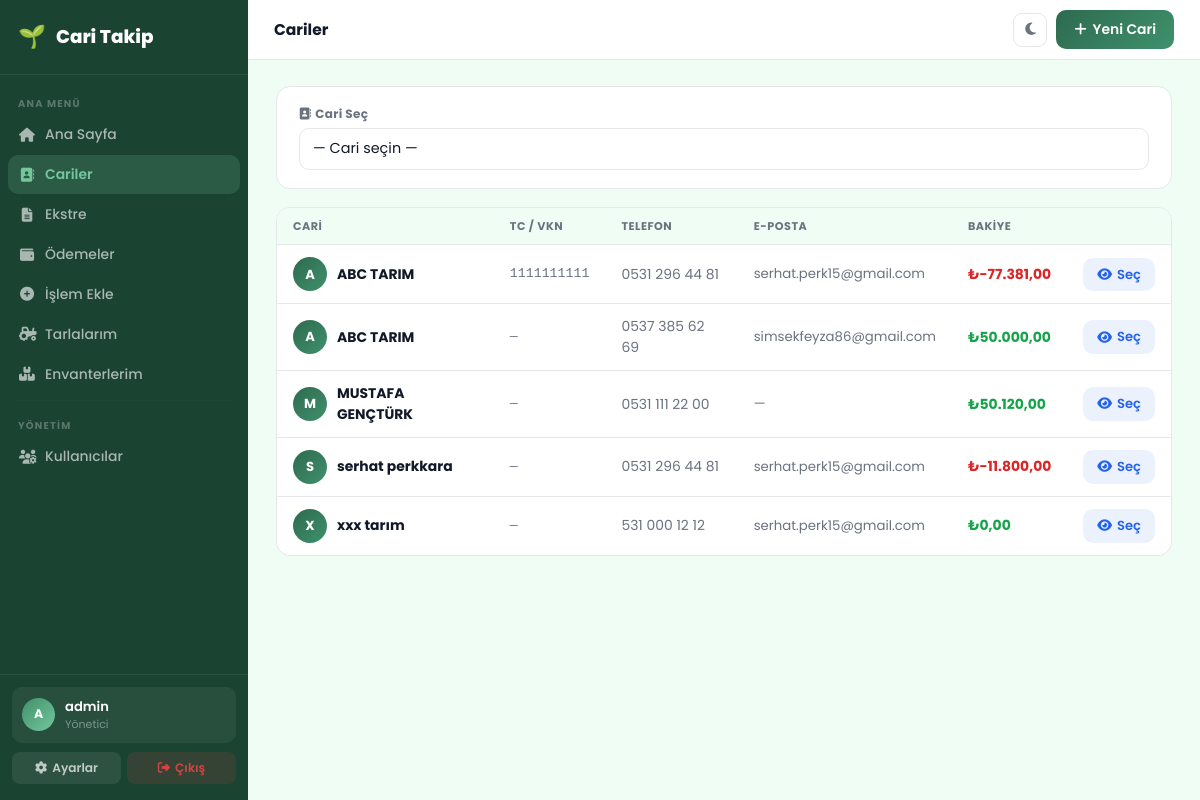
The page /customers/ (signed in) on the database its author committed.
### customers/models.py (models this page shows, shortened)
class Customer(models.Model):
    user = models.ForeignKey(User, on_delete=models.CASCADE, related_name='customers')
    name = models.CharField(max_length=100)
    tc_vkn = models.CharField(max_length=20, blank=True, verbose_name='TC / VKN')
    address = models.TextField(blank=True)
    phone = models.CharField(max_length=20, blank=True)
    email = models.EmailField(blank=True)
    balance = models.DecimalField(max_digits=10, decimal_places=2, default=0)

### customers/views.py (the view, shortened to what this page needs)
# urls.py: path('', views.customer_list, name='customer_list'),
@login_required
def customer_list(request):
    if request.user.is_staff:
        customers = Customer.objects.all().order_by('name')
    else:
        customers = Customer.objects.filter(user=request.user).order_by('name')
    selected_customer = None
    customer_id = request.GET.get('customer')
    return render(request, 'customers/customer_list.html', {
        'customers': customers,
        'selected_customer': selected_customer,
    })

### dashboard/templatetags/numformat.py (called while the page is built)
@register.filter
def tr_num(value):
    try:
        if value is None:
            return '—'
        num = float(value)
        negative = num < 0
        formatted = f"{abs(num):,.2f}"
        result = formatted.replace(',', 'X').replace('.', ',').replace('X', '.')
        return ('-' if negative else '') + result
    except (ValueError, TypeError):
        return value

### customers/templates/customers/customer_list.html (shortened to what this page needs)
{% extends 'dashboard/base.html' %}
{% block page_title %}Cariler{% endblock %}
{% block topbar_right %}
<a href="{% url 'customer_create' %}" class="btn-g"><i class="fas fa-plus"></i> Yeni Cari</a>
{% endblock %}
{% block content %}
<div class="cari-filter">
    <div class="cari-filter-group">
        <label><i class="fas fa-address-book me-1"></i>Cari Seç</label>
        <select class="form-select" id="customerSelect" onchange="applyFilter()">
            <option value="">— Cari seçin —</option>
        </select>
    </div>
</div>
{% if selected_customer %}
<div class="cari-panel">
    <div class="cari-panel-header">
        <div class="cari-big-avatar">{{ selected_customer.name|first|upper }}</div>
        <div>
            <div class="cari-panel-name">{{ selected_customer.name }}</div>
            <div class="cari-panel-sub">
                {% if selected_customer.tc_vkn %}TC / VKN: {{ selected_customer.tc_vkn }}{% else %}TC / VKN girilmemiş{% endif %}
            </div>
        </div>
        <div class="cari-panel-actions">
            <a href="{% url 'customer_edit' selected_customer.pk %}" class="btn-o" style="padding:8px 14px;font-size:.84rem;">
                <i class="fas fa-edit"></i> Düzenle
            </a>
            <a href="{% url 'statement' %}?customer={{ selected_customer.id }}" class="btn-g" style="padding:8px 14px;font-size:.84rem;">
                <i class="fas fa-file-alt"></i> Ekstre
            </a>
            <button class="btn-danger-soft" style="padding:8px 14px;font-size:.84rem;"
                onclick="confirmDelete('{% url 'customer_delete' selected_customer.pk %}', '{{ selected_customer.name }} adlı cari ve tüm ilişkili kayıtlar silinecek.')">
                <i class="fas fa-trash-alt"></i> Sil
            </button>
        </div>
    </div>
    <div class="info-grid-4">
        <div class="info-cell">
            <div class="info-cell-label"><i class="fas fa-phone me-1"></i>Telefon</div>
            <div class="info-cell-val {% if not selected_customer.phone %}muted{% endif %}">
                {{ selected_customer.phone|default:'—' }}
            </div>
        </div>
        <div class="info-cell">
            <div class="info-cell-label"><i class="fas fa-envelope me-1"></i>E-posta</div>
            <div class="info-cell-val {% if not selected_customer.email %}muted{% endif %}">
                {{ selected_customer.email|default:'—' }}
            </div>
        </div>
        <div class="info-cell">
            <div class="info-cell-label"><i class="fas fa-map-marker-alt me-1"></i>Adres</div>
            <div class="info-cell-val {% if not selected_customer.address %}muted{% endif %}">
                {{ selected_customer.address|default:'—' }}
            </div>
        </div>
        <div class="info-cell">
            <div class="info-cell-label"><i class="fas fa-wallet me-1"></i>Bakiye</div>
            <div>
                {% if selected_customer.balance >= 0 %}
                    <span class="bal-pos">₺{{ selected_customer.balance|tr_num }}</span>
                {% else %}
                    <span class="bal-neg">₺{{ selected_customer.balance|tr_num }}</span>
                {% endif %}
            </div>
        </div>
    </div>
</div>
{% else %}
<div class="surface">
    <div style="overflow-x:auto;">
        <table class="dt">
            <thead>
                <tr>
                    <th>Cari</th>
                    <th>TC / VKN</th>
                    <th>Telefon</th>
                    <th>E-posta</th>
                    <th>Bakiye</th>
                    <th></th>
                </tr>
            </thead>
            <tbody>
                {% for c in customers %}
                <tr style="cursor:pointer;" onclick="selectCustomer('{{ c.id }}')">
                    <td>
                        <div class="cari-row">
                            <div class="cari-avatar">{{ c.name|first|upper }}</div>
                            <strong>{{ c.name }}</strong>
                        </div>
                    </td>
                    <td style="color:var(--sub);font-size:.83rem;font-family:monospace;">{{ c.tc_vkn|default:'—' }}</td>
                    <td style="color:var(--sub);">{{ c.phone|default:'—' }}</td>
                    <td style="color:var(--sub);font-size:.83rem;">{{ c.email|default:'—' }}</td>
                    <td>
                        {% if c.balance >= 0 %}
                            <span style="color:#16a34a;font-weight:700;">₺{{ c.balance|tr_num }}</span>
                        {% else %}
                            <span style="color:#dc2626;font-weight:700;">₺{{ c.balance|tr_num }}</span>
                        {% endif %}
                    </td>
                    <td>
                        <button class="btn-info-soft" onclick="event.stopPropagation(); selectCustomer('{{ c.id }}')">
                            <i class="fas fa-eye"></i> Seç
                        </button>
                    </td>
                </tr>
                {% endfor %}
            </tbody>
        </table>
    </div>
</div>
{% endif %}
{% endblock %}

### dashboard/templates/dashboard/base.html (shortened to what this page needs)
<!DOCTYPE html>
<html lang="tr" data-theme="light">
<head>
    <link href="https://cdn.jsdelivr.net/npm/bootstrap@5.3.0/dist/css/bootstrap.min.css" rel="stylesheet">
    <link href="https://cdnjs.cloudflare.com/ajax/libs/font-awesome/6.4.0/css/all.min.css" rel="stylesheet">
</head>
<body>
{% with cur=request.resolver_match.url_name %}
<aside class="sidebar" id="sidebar">
    <a class="sb-brand" href="{% url 'dashboard' %}">
        <span class="emoji">🌱</span> Cari Takip
    </a>
    <nav class="sb-nav">
        <div class="sb-section">Ana Menü</div>
        <a href="{% url 'dashboard' %}" class="sb-item {% if cur == 'dashboard' %}active{% endif %}">
            <i class="fas fa-home"></i> Ana Sayfa
        </a>
        <a href="{% url 'customer_list' %}" class="sb-item {% if cur == 'customer_list' or cur == 'customer_detail' or cur == 'customer_create' %}active{% endif %}">
            <i class="fas fa-address-book"></i> Cariler
        </a>
        <a href="{% url 'statement' %}" class="sb-item {% if cur == 'statement' %}active{% endif %}">
            <i class="fas fa-file-alt"></i> Ekstre
        </a>
        <a href="{% url 'payments' %}" class="sb-item {% if cur == 'payments' or cur == 'payment_create' %}active{% endif %}">
            <i class="fas fa-wallet"></i> Ödemeler
        </a>
        <a href="{% url 'transaction_create' %}" class="sb-item {% if cur == 'transaction_create' %}active{% endif %}">
            <i class="fas fa-plus-circle"></i> İşlem Ekle
        </a>
        <a href="{% url 'field_list' %}" class="sb-item {% if cur == 'field_list' or cur == 'field_detail' or cur == 'field_create' or cur == 'field_edit' %}active{% endif %}">
            <i class="fas fa-tractor"></i> Tarlalarım
        </a>
        <a href="{% url 'inventory_list' %}" class="sb-item {% if cur == 'inventory_list' or cur == 'inventory_create' or cur == 'inventory_edit' %}active{% endif %}">
            <i class="fas fa-boxes"></i> Envanterlerim
        </a>
        {% if request.user.is_staff %}
        <hr class="sb-divider">
        <div class="sb-section">Yönetim</div>
        <a href="{% url 'user_list' %}" class="sb-item {% if cur == 'user_list' %}active{% endif %}">
            <i class="fas fa-users-cog"></i> Kullanıcılar
        </a>
        {% endif %}
    </nav>
    <div class="sb-footer">
        <div class="sb-user">
            <div class="sb-avatar">{{ request.user.username|first|upper }}</div>
            <div>
                <div class="sb-uname">{{ request.user.username }}</div>
                <div class="sb-urole">{% if request.user.is_staff %}Yönetici{% else %}Kullanıcı{% endif %}</div>
            </div>
        </div>
        <div class="sb-actions">
            <a href="{% url 'account_delete' %}" class="sb-abtn sb-settings"><i class="fas fa-cog"></i> Ayarlar</a>
            <a href="{% url 'logout' %}" class="sb-abtn sb-logout"><i class="fas fa-sign-out-alt"></i> Çıkış</a>
        </div>
    </div>
</aside>
<div class="app">
    <header class="topbar">
        <div class="topbar-l">
            <span class="page-title">{% block page_title %}{% endblock %}</span>
        </div>
        <div class="topbar-r">
            <button class="icon-btn" id="themeBtn" onclick="toggleTheme()" title="Tema Değiştir">
                <i class="fas fa-moon"></i>
            </button>
            {% block topbar_right %}{% endblock %}
        </div>
    </header>
    <div class="page-body">
        {% block content %}{% endblock %}
    </div>
</div>
{% endwith %}
</body>
</html>

### customers/templates/customers/customer_list.html (style rules this page uses)
.cari-filter { background: var(--surface); border: 1px solid var(--border); border-radius: var(--radius); padding: 18px 22px; margin-bottom: 18px; display: flex; align-items: flex-end; gap: 12px; flex-wrap: wrap; }
.cari-filter-group { display: flex; flex-direction: column; gap: 5px; flex: 1; min-width: 200px; }
.cari-filter-group label { font-size: .75rem; font-weight: 700; color: var(--sub); letter-spacing: .3px; }
.cari-avatar { width: 34px; height: 34px; border-radius: 50%; display: flex; align-items: center; justify-content: center; font-weight: 700; font-size: .82rem; flex-shrink: 0; color: #fff; background: linear-gradient(135deg, var(--primary), var(--primary-light)); }
.cari-row { display: flex; align-items: center; gap: 10px; }

### rows shown on the page
Customer: name|first "A", name "ABC TARIM", tc_vkn "1111111111", phone "0531 296 44 81", email "serhat.perk15@gmail.com", balance|tr_num "-77.381,00"
Customer: name|first "A", name "ABC TARIM", tc_vkn "—", phone "0537 385 62 69", email "simsekfeyza86@gmail.com", balance|tr_num "50.000,00"
Customer: name|first "M", name "MUSTAFA GENÇTÜRK", tc_vkn "—", phone "0531 111 22 00", email "—", balance|tr_num "50.120,00"
Customer: name|first "S", name "serhat perkkara", tc_vkn "—", phone "0531 296 44 81", email "serhat.perk15@gmail.com", balance|tr_num "-11.800,00"
Customer: name|first "X", name "xxx tarım", tc_vkn "—", phone "531 000 12 12", email "serhat.perk15@gmail.com", balance|tr_num "0,00"

### other values the page prints
{{ request.user.username|first|upper }} "A"
{{ request.user.username }} "admin"
